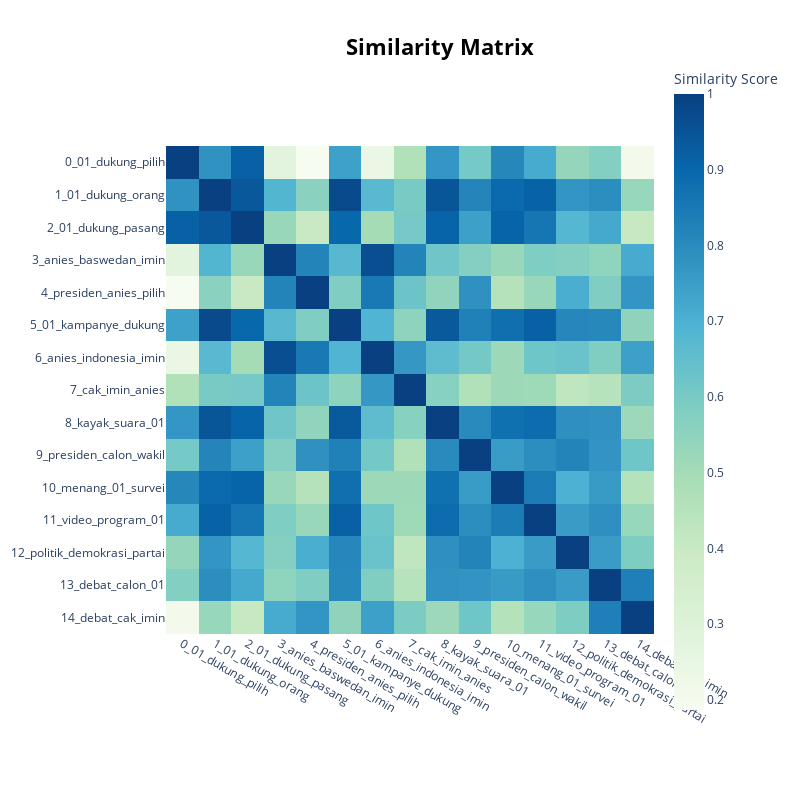

Notebook source saved alongside this figure:
### Code cell
# Topic summary table
topic_info = topic_model_kmeans.get_topic_info()
print(topic_info)

# Interactive visualizations
topic_model_kmeans.visualize_topics()
topic_model_kmeans.visualize_barchart(top_n_topics=15)
topic_model_kmeans.visualize_heatmap()

### Figure 1 — Plotly figure (JSON) as saved in the notebook; plotly's stock layout.template omitted (floating-point values rounded to 4 significant figures; data arrays with more than 128 entries replaced by an {"elided": "..."} marker saying what was removed)
{"data": [{"coloraxis": "coloraxis", "hovertemplate": "x: %{x}<br>y: %{y}<br>Similarity Score: %{z}<extra></extra>", "name": "0", "type": "heatmap", "x": ["0_01_dukung_pilih", "1_01_dukung_orang", "2_01_dukung_pasang", "3_anies_baswedan_imin", "4_presiden_anies_pilih", "5_01_kampanye_dukung", "6_anies_indonesia_imin", "7_cak_imin_anies", "8_kayak_suara_01", "9_presiden_calon_wakil", "10_menang_01_survei", "11_video_program_01", "12_politik_demokrasi_partai", "13_debat_calon_01", "14_debat_cak_imin"], "xaxis": "x", "y": ["0_01_dukung_pilih", "1_01_dukung_orang", "2_01_dukung_pasang", "3_anies_baswedan_imin", "4_presiden_anies_pilih", "5_01_kampanye_dukung", "6_anies_indonesia_imin", "7_cak_imin_anies", "8_kayak_suara_01", "9_presiden_calon_wakil", "10_menang_01_survei", "11_video_program_01", "12_politik_demokrasi_partai", "13_debat_calon_01", "14_debat_cak_imin"], "yaxis": "y", "z": {"elided": "15x15 float values"}}], "layout": {"coloraxis": {"colorbar": {"title": {"text": "Similarity Score"}}, "colorscale": [[0, "rgb(247,252,240)"], [0.125, "rgb(224,243,219)"], [0.25, "rgb(204,235,197)"], [0.375, "rgb(168,221,181)"], [0.5, "rgb(123,204,196)"], [0.625, "rgb(78,179,211)"], [0.75, "rgb(43,140,190)"], [0.875, "rgb(8,104,172)"], [1, "rgb(8,64,129)"]]}, "height": 800, "hoverlabel": {"bgcolor": "white", "font": {"family": "Rockwell", "size": 16}}, "legend": {"title": {"text": "Trend"}}, "margin": {"t": 60}, "showlegend": true, "title": {"font": {"color": "Black", "size": 22}, "text": "<b>Similarity Matrix</b>", "x": 0.55, "xanchor": "center", "y": 0.95, "yanchor": "top"}, "width": 800, "xaxis": {"anchor": "y", "constrain": "domain", "domain": [0, 1], "scaleanchor": "y"}, "yaxis": {"anchor": "x", "autorange": "reversed", "constrain": "domain", "domain": [0, 1]}}}
